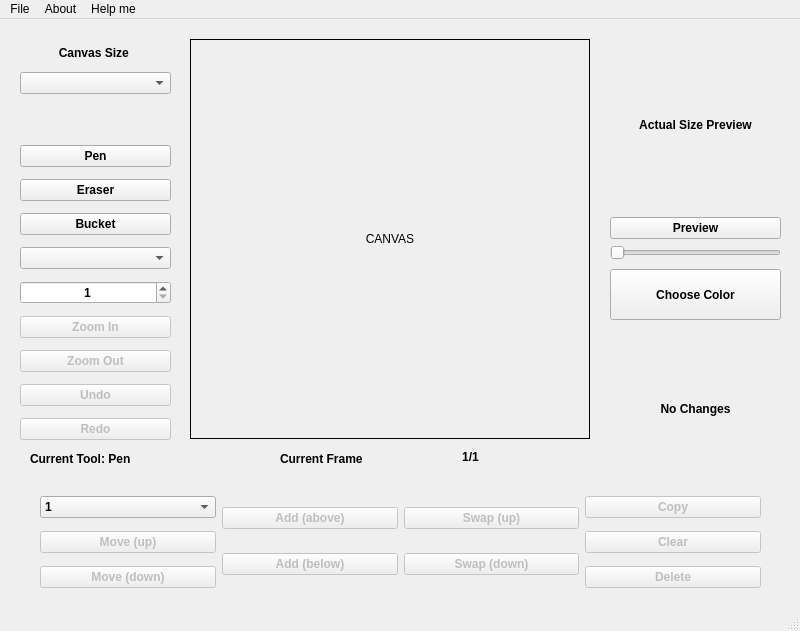
<?xml version="1.0" encoding="UTF-8"?>
<ui version="4.0">
 <class>View</class>
 <widget class="QMainWindow" name="View">
  <property name="geometry">
   <rect>
    <x>0</x>
    <y>0</y>
    <width>800</width>
    <height>631</height>
   </rect>
  </property>
  <property name="windowTitle">
   <string>View</string>
  </property>
  <widget class="QWidget" name="centralwidget">
   <widget class="Canvas" name="canvasLabel">
    <property name="geometry">
     <rect>
      <x>190</x>
      <y>20</y>
      <width>400</width>
      <height>400</height>
     </rect>
    </property>
    <property name="frameShape">
     <enum>QFrame::Box</enum>
    </property>
    <property name="text">
     <string>CANVAS</string>
    </property>
    <property name="alignment">
     <set>Qt::AlignCenter</set>
    </property>
   </widget>
   <widget class="QWidget" name="verticalLayoutWidget_2">
    <property name="geometry">
     <rect>
      <x>610</x>
      <y>20</y>
      <width>171</width>
      <height>221</height>
     </rect>
    </property>
    <layout class="QVBoxLayout" name="previewLayout">
     <item>
      <widget class="QLabel" name="actualSizeLabel">
       <property name="font">
        <font>
         <bold>true</bold>
        </font>
       </property>
       <property name="text">
        <string>Actual Size Preview</string>
       </property>
       <property name="alignment">
        <set>Qt::AlignCenter</set>
       </property>
      </widget>
     </item>
     <item>
      <widget class="QPushButton" name="previewButton">
       <property name="font">
        <font>
         <bold>true</bold>
        </font>
       </property>
       <property name="text">
        <string>Preview</string>
       </property>
      </widget>
     </item>
     <item>
      <widget class="QSlider" name="playBackSpeedSlider">
       <property name="minimum">
        <number>1</number>
       </property>
       <property name="maximum">
        <number>60</number>
       </property>
       <property name="orientation">
        <enum>Qt::Horizontal</enum>
       </property>
      </widget>
     </item>
    </layout>
   </widget>
   <widget class="QWidget" name="verticalLayoutWidget_4">
    <property name="geometry">
     <rect>
      <x>20</x>
      <y>120</y>
      <width>151</width>
      <height>307</height>
     </rect>
    </property>
    <layout class="QVBoxLayout" name="toolBarAndFrame">
     <item>
      <widget class="QPushButton" name="penButton">
       <property name="font">
        <font>
         <bold>true</bold>
        </font>
       </property>
       <property name="text">
        <string>Pen</string>
       </property>
      </widget>
     </item>
     <item>
      <widget class="QPushButton" name="eraserButton">
       <property name="font">
        <font>
         <bold>true</bold>
        </font>
       </property>
       <property name="text">
        <string>Eraser</string>
       </property>
      </widget>
     </item>
     <item>
      <widget class="QPushButton" name="bucketButton">
       <property name="font">
        <font>
         <bold>true</bold>
        </font>
       </property>
       <property name="text">
        <string>Bucket</string>
       </property>
      </widget>
     </item>
     <item>
      <widget class="QComboBox" name="shapeToolComboBox">
       <property name="font">
        <font>
         <bold>true</bold>
        </font>
       </property>
      </widget>
     </item>
     <item>
      <widget class="QSpinBox" name="toolSizeBox">
       <property name="font">
        <font>
         <bold>true</bold>
        </font>
       </property>
       <property name="alignment">
        <set>Qt::AlignCenter</set>
       </property>
       <property name="minimum">
        <number>1</number>
       </property>
       <property name="maximum">
        <number>10</number>
       </property>
      </widget>
     </item>
     <item>
      <widget class="QPushButton" name="zoomInButton">
       <property name="enabled">
        <bool>false</bool>
       </property>
       <property name="font">
        <font>
         <bold>true</bold>
        </font>
       </property>
       <property name="text">
        <string>Zoom In</string>
       </property>
      </widget>
     </item>
     <item>
      <widget class="QPushButton" name="zoomOutButton">
       <property name="enabled">
        <bool>false</bool>
       </property>
       <property name="font">
        <font>
         <bold>true</bold>
        </font>
       </property>
       <property name="text">
        <string>Zoom Out</string>
       </property>
      </widget>
     </item>
     <item>
      <widget class="QPushButton" name="undoButton">
       <property name="enabled">
        <bool>false</bool>
       </property>
       <property name="font">
        <font>
         <bold>true</bold>
        </font>
       </property>
       <property name="text">
        <string>Undo</string>
       </property>
      </widget>
     </item>
     <item>
      <widget class="QPushButton" name="redoButton">
       <property name="enabled">
        <bool>false</bool>
       </property>
       <property name="font">
        <font>
         <bold>true</bold>
        </font>
       </property>
       <property name="text">
        <string>Redo</string>
       </property>
      </widget>
     </item>
    </layout>
   </widget>
   <widget class="QLabel" name="posLabel">
    <property name="geometry">
     <rect>
      <x>610</x>
      <y>350</y>
      <width>171</width>
      <height>20</height>
     </rect>
    </property>
    <property name="font">
     <font>
      <bold>true</bold>
     </font>
    </property>
    <property name="text">
     <string/>
    </property>
    <property name="alignment">
     <set>Qt::AlignCenter</set>
    </property>
   </widget>
   <widget class="QWidget" name="verticalLayoutWidget">
    <property name="geometry">
     <rect>
      <x>20</x>
      <y>20</y>
      <width>151</width>
      <height>55</height>
     </rect>
    </property>
    <layout class="QVBoxLayout" name="verticalLayout">
     <item>
      <widget class="QLabel" name="canvasSizeLabel">
       <property name="font">
        <font>
         <bold>true</bold>
        </font>
       </property>
       <property name="text">
        <string>Canvas Size </string>
       </property>
       <property name="alignment">
        <set>Qt::AlignCenter</set>
       </property>
      </widget>
     </item>
     <item>
      <widget class="QComboBox" name="canvasSizeComboBox">
       <property name="font">
        <font>
         <bold>true</bold>
        </font>
       </property>
      </widget>
     </item>
    </layout>
   </widget>
   <widget class="QLabel" name="modifiedLabel">
    <property name="geometry">
     <rect>
      <x>620</x>
      <y>380</y>
      <width>151</width>
      <height>20</height>
     </rect>
    </property>
    <property name="font">
     <font>
      <italic>false</italic>
      <bold>true</bold>
      <underline>false</underline>
      <strikeout>false</strikeout>
     </font>
    </property>
    <property name="text">
     <string>No Changes</string>
    </property>
    <property name="alignment">
     <set>Qt::AlignCenter</set>
    </property>
   </widget>
   <widget class="QLabel" name="frameNumberLabel">
    <property name="geometry">
     <rect>
      <x>410</x>
      <y>430</y>
      <width>121</width>
      <height>16</height>
     </rect>
    </property>
    <property name="maximumSize">
     <size>
      <width>162</width>
      <height>16</height>
     </size>
    </property>
    <property name="font">
     <font>
      <bold>true</bold>
     </font>
    </property>
    <property name="text">
     <string>1/1</string>
    </property>
    <property name="alignment">
     <set>Qt::AlignCenter</set>
    </property>
   </widget>
   <widget class="QWidget" name="horizontalLayoutWidget">
    <property name="geometry">
     <rect>
      <x>40</x>
      <y>470</y>
      <width>721</width>
      <height>106</height>
     </rect>
    </property>
    <layout class="QHBoxLayout" name="horizontalLayout_2">
     <item>
      <layout class="QVBoxLayout" name="verticalLayout_11">
       <item>
        <widget class="QComboBox" name="framesComboBox">
         <property name="font">
          <font>
           <bold>true</bold>
          </font>
         </property>
         <property name="layoutDirection">
          <enum>Qt::LeftToRight</enum>
         </property>
         <property name="styleSheet">
          <string notr="true"/>
         </property>
         <item>
          <property name="text">
           <string>1</string>
          </property>
         </item>
        </widget>
       </item>
       <item>
        <widget class="QPushButton" name="lastFrameButton">
         <property name="enabled">
          <bool>false</bool>
         </property>
         <property name="font">
          <font>
           <bold>true</bold>
          </font>
         </property>
         <property name="text">
          <string>Move (up)</string>
         </property>
        </widget>
       </item>
       <item>
        <widget class="QPushButton" name="nextFrameButton">
         <property name="enabled">
          <bool>false</bool>
         </property>
         <property name="font">
          <font>
           <bold>true</bold>
          </font>
         </property>
         <property name="text">
          <string>Move (down)</string>
         </property>
        </widget>
       </item>
      </layout>
     </item>
     <item>
      <layout class="QVBoxLayout" name="verticalLayout_8">
       <item>
        <widget class="QPushButton" name="insertFrameButton">
         <property name="enabled">
          <bool>false</bool>
         </property>
         <property name="font">
          <font>
           <bold>true</bold>
          </font>
         </property>
         <property name="text">
          <string>Add (above)</string>
         </property>
        </widget>
       </item>
       <item>
        <widget class="QPushButton" name="addFrameButton">
         <property name="enabled">
          <bool>false</bool>
         </property>
         <property name="font">
          <font>
           <bold>true</bold>
          </font>
         </property>
         <property name="text">
          <string>Add (below)</string>
         </property>
        </widget>
       </item>
      </layout>
     </item>
     <item>
      <layout class="QVBoxLayout" name="verticalLayout_7">
       <item>
        <widget class="QPushButton" name="swapUpButton">
         <property name="enabled">
          <bool>false</bool>
         </property>
         <property name="font">
          <font>
           <bold>true</bold>
          </font>
         </property>
         <property name="text">
          <string>Swap (up)</string>
         </property>
        </widget>
       </item>
       <item>
        <widget class="QPushButton" name="swapDownButton">
         <property name="enabled">
          <bool>false</bool>
         </property>
         <property name="font">
          <font>
           <bold>true</bold>
          </font>
         </property>
         <property name="text">
          <string>Swap (down)</string>
         </property>
        </widget>
       </item>
      </layout>
     </item>
     <item>
      <layout class="QVBoxLayout" name="verticalLayout_10">
       <item>
        <widget class="QPushButton" name="copyButton">
         <property name="enabled">
          <bool>false</bool>
         </property>
         <property name="font">
          <font>
           <bold>true</bold>
          </font>
         </property>
         <property name="text">
          <string>Copy</string>
         </property>
        </widget>
       </item>
       <item>
        <widget class="QPushButton" name="ClearButton">
         <property name="enabled">
          <bool>false</bool>
         </property>
         <property name="font">
          <font>
           <bold>true</bold>
          </font>
         </property>
         <property name="text">
          <string>Clear</string>
         </property>
        </widget>
       </item>
       <item>
        <widget class="QPushButton" name="deleteFrameButton">
         <property name="enabled">
          <bool>false</bool>
         </property>
         <property name="font">
          <font>
           <bold>true</bold>
          </font>
         </property>
         <property name="text">
          <string>Delete</string>
         </property>
        </widget>
       </item>
      </layout>
     </item>
    </layout>
   </widget>
   <widget class="QLabel" name="colorLabel">
    <property name="geometry">
     <rect>
      <x>610</x>
      <y>310</y>
      <width>162</width>
      <height>16</height>
     </rect>
    </property>
    <property name="maximumSize">
     <size>
      <width>162</width>
      <height>16</height>
     </size>
    </property>
    <property name="styleSheet">
     <string notr="true"/>
    </property>
    <property name="text">
     <string/>
    </property>
   </widget>
   <widget class="QPushButton" name="colorButton">
    <property name="geometry">
     <rect>
      <x>610</x>
      <y>250</y>
      <width>171</width>
      <height>51</height>
     </rect>
    </property>
    <property name="font">
     <font>
      <bold>true</bold>
     </font>
    </property>
    <property name="text">
     <string>Choose Color</string>
    </property>
   </widget>
   <widget class="QLabel" name="currentFrameLabel">
    <property name="geometry">
     <rect>
      <x>280</x>
      <y>430</y>
      <width>111</width>
      <height>20</height>
     </rect>
    </property>
    <property name="font">
     <font>
      <bold>true</bold>
     </font>
    </property>
    <property name="text">
     <string>Current Frame</string>
    </property>
   </widget>
   <widget class="QLabel" name="toolLabel">
    <property name="geometry">
     <rect>
      <x>30</x>
      <y>430</y>
      <width>141</width>
      <height>20</height>
     </rect>
    </property>
    <property name="font">
     <font>
      <bold>true</bold>
     </font>
    </property>
    <property name="text">
     <string>Current Tool: Pen</string>
    </property>
   </widget>
  </widget>
  <widget class="QMenuBar" name="menubar">
   <property name="geometry">
    <rect>
     <x>0</x>
     <y>0</y>
     <width>800</width>
     <height>22</height>
    </rect>
   </property>
   <widget class="QMenu" name="menuFile">
    <property name="title">
     <string>File</string>
    </property>
    <addaction name="actionSave"/>
    <addaction name="actionOpen"/>
    <addaction name="actionNew"/>
   </widget>
   <widget class="QMenu" name="menuAbout">
    <property name="title">
     <string>About</string>
    </property>
   </widget>
   <widget class="QMenu" name="menuHelp_me">
    <property name="title">
     <string>Help me</string>
    </property>
   </widget>
   <addaction name="menuFile"/>
   <addaction name="menuAbout"/>
   <addaction name="menuHelp_me"/>
  </widget>
  <widget class="QStatusBar" name="statusbar"/>
  <action name="actionSave">
   <property name="enabled">
    <bool>false</bool>
   </property>
   <property name="text">
    <string>Save</string>
   </property>
  </action>
  <action name="actionOpen">
   <property name="text">
    <string>Open</string>
   </property>
  </action>
  <action name="actionNew">
   <property name="text">
    <string>New</string>
   </property>
  </action>
 </widget>
 <customwidgets>
  <customwidget>
   <class>Canvas</class>
   <extends>QLabel</extends>
   <header location="global">canvas.h</header>
  </customwidget>
 </customwidgets>
 <resources/>
 <connections/>
</ui>
